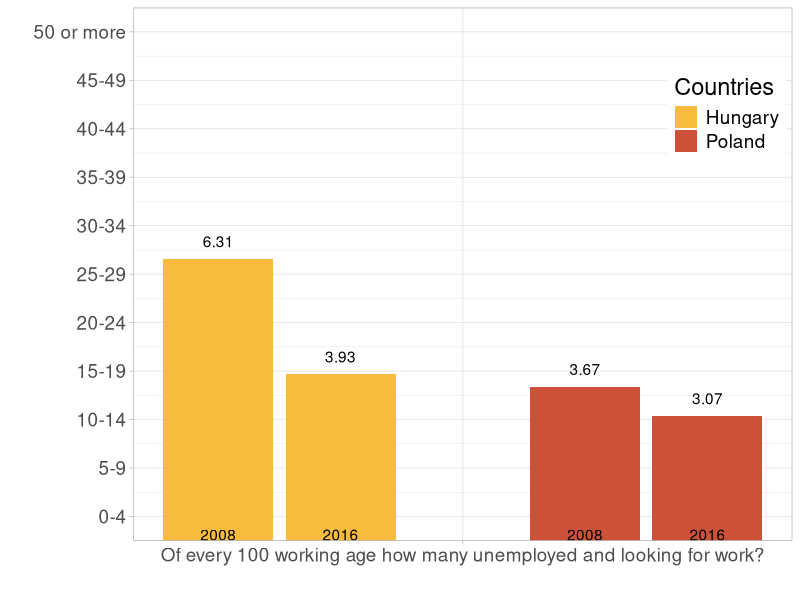
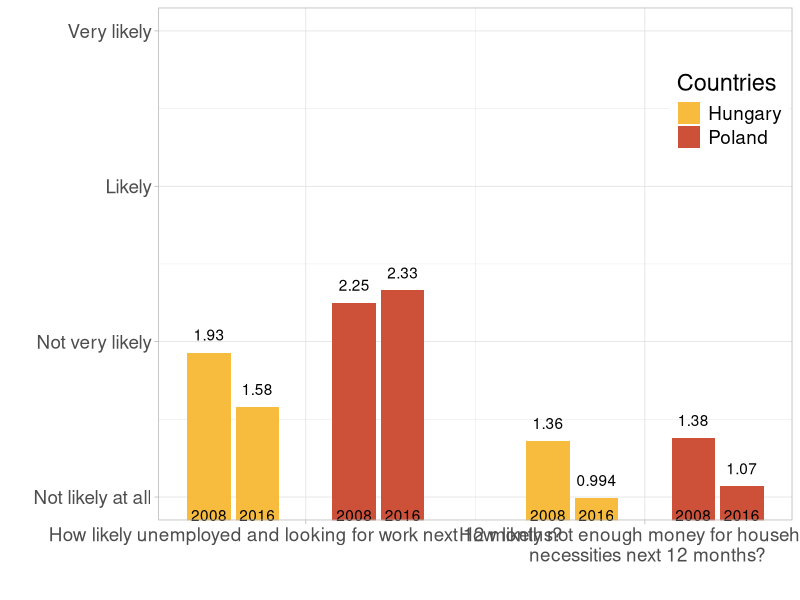

Write R code to recreate these figures, in order.

######################
# Plotting functions
# YOU CAN IGNORE THIS PART
######################

install.packages("ggplot2")
library(ggplot2)

colors <- c("#f7bb3d","#cd5038")
countries <- c("Hungary", "Poland")

# Labels, the labels for the individual bars (vector)
# Grouplabels, the labels for each group of bars (vector)
# Data, the data for all bars (vector)
# y, min and max value for y axis (vector)
barPlot <- function(labels, groupLabels, yLabels, data, y) {
  nQuestions <- length(groupLabels)
  
  # Data points per country per question
  nDataPCPQ <- (length(data)/length(countries))/nQuestions
  
  df <- data.frame(
    x=labels,
    y=data,
    Countries=
      rep(
        c(
          rep(countries[1], nDataPCPQ),
          rep(countries[2], nDataPCPQ)
        ), nQuestions)
  )

  groupStarts <- seq(1, 1 + (7 * ((length(data)/4)-1)), by=7)
  xSeq <- unlist(lapply(groupStarts, FUN=function(x){c(unlist(seq(from=x, to=x+1, by=1)), unlist(seq(from=x+3, to=x+4, by=1)))}))
  iGroups <- 1:length(groupStarts)
  xGroups <- unlist(lapply(iGroups, FUN=function(x){mean(xSeq[(1 + (4*(x-1))):(4 + (4*(x-1)))])}))
  
  ggplot(data=transform(df, x=xSeq), aes(x=x, y=y, fill=Countries)) +
    geom_histogram(stat = "identity") + labs(x="", y="") +
    scale_x_discrete(breaks = NULL) +
    geom_text(aes(x=xSeq, y=df$y, label=df$y), vjust=-1) +
    geom_text(aes(x=xSeq, y=1, label=labels), vjust=2) +
    scale_x_continuous(breaks=xGroups, labels=groupLabels) +
    scale_y_continuous(breaks=c(y[1]:y[2]), labels=yLabels) +
    coord_cartesian(ylim = y) +
    theme_light() +
    theme(text = element_text(size=17), legend.position=c(0.9,0.8)) +
    scale_fill_manual(values=colors)
}

## question 1
labels <- rep(c(2008, 2016), 2)
questions <- c("Of every 100 working age how many unemployed and looking for work?")
possibleAnswers <- c("0-4", "5-9", "10-14", "15-19", "20-24", "25-29", "30-34", "35-39", "40-44", "45-49", "50 or more")

data <- c(6.31, 3.93, 3.67, 3.07)

barPlot(labels, questions, possibleAnswers, data, y=c(1,11))

## question 2 & 3
labels <- rep(c(2008, 2016), 4)
questions <- c("How likely unemployed and looking for work next 12 months?", "How likely not enough money for household \n necessities next 12 months?")
possibleAnswers <- c("Not likely at all", "Not very likely", "Likely", "Very likely")

data <- c(1.93, 1.58, 2.25, 2.33, 1.36, 0.994, 1.38, 1.07)

barPlot(labels, questions, possibleAnswers, data, y=c(1,4))